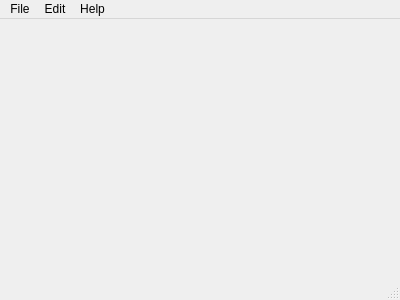
<?xml version="1.0" encoding="UTF-8"?>
<ui version="4.0">
 <class>MainWindow</class>
 <widget class="QMainWindow" name="MainWindow">
  <property name="geometry">
   <rect>
    <x>0</x>
    <y>0</y>
    <width>400</width>
    <height>300</height>
   </rect>
  </property>
  <property name="windowTitle">
   <string>nutmeg</string>
  </property>
  <widget class="QWidget" name="centralWidget"/>
  <widget class="QMenuBar" name="menuBar">
   <property name="geometry">
    <rect>
     <x>0</x>
     <y>0</y>
     <width>400</width>
     <height>23</height>
    </rect>
   </property>
   <widget class="QMenu" name="menuFile">
    <property name="title">
     <string>File</string>
    </property>
    <widget class="QMenu" name="menuExport">
     <property name="title">
      <string>Export As</string>
     </property>
     <addaction name="actionEGG_Text"/>
     <addaction name="actionTo_FITCH"/>
     <addaction name="actionTo_PEGASUS"/>
    </widget>
    <addaction name="actionOpen"/>
    <addaction name="actionSave_Project"/>
    <addaction name="separator"/>
    <addaction name="actionImport_Lemma"/>
    <addaction name="menuExport"/>
    <addaction name="separator"/>
    <addaction name="actionExit"/>
   </widget>
   <widget class="QMenu" name="menuEdit">
    <property name="title">
     <string>Edit</string>
    </property>
    <addaction name="actionUndo"/>
    <addaction name="actionRedo"/>
    <addaction name="separator"/>
    <addaction name="actionOptions"/>
   </widget>
   <widget class="QMenu" name="menuHelp">
    <property name="title">
     <string>Help</string>
    </property>
    <addaction name="actionAbout"/>
   </widget>
   <addaction name="menuFile"/>
   <addaction name="menuEdit"/>
   <addaction name="menuHelp"/>
  </widget>
  <widget class="QStatusBar" name="statusBar"/>
  <action name="actionUndo">
   <property name="enabled">
    <bool>false</bool>
   </property>
   <property name="text">
    <string>Undo</string>
   </property>
  </action>
  <action name="actionRedo">
   <property name="enabled">
    <bool>false</bool>
   </property>
   <property name="text">
    <string>Redo</string>
   </property>
  </action>
  <action name="actionOptions">
   <property name="enabled">
    <bool>false</bool>
   </property>
   <property name="text">
    <string>Options</string>
   </property>
  </action>
  <action name="actionOpen">
   <property name="enabled">
    <bool>false</bool>
   </property>
   <property name="text">
    <string>Open Project</string>
   </property>
  </action>
  <action name="actionSave_Project">
   <property name="enabled">
    <bool>false</bool>
   </property>
   <property name="text">
    <string>Save Project</string>
   </property>
  </action>
  <action name="actionImport_Lemma">
   <property name="enabled">
    <bool>false</bool>
   </property>
   <property name="text">
    <string>Import Lemma</string>
   </property>
  </action>
  <action name="actionTo_PEGASUS">
   <property name="enabled">
    <bool>false</bool>
   </property>
   <property name="text">
    <string>PEGASUS</string>
   </property>
  </action>
  <action name="actionTo_FITCH">
   <property name="enabled">
    <bool>false</bool>
   </property>
   <property name="text">
    <string>F (Fitch)</string>
   </property>
  </action>
  <action name="actionTo_Text_File">
   <property name="text">
    <string>Text File</string>
   </property>
  </action>
  <action name="actionEGG_Text">
   <property name="enabled">
    <bool>false</bool>
   </property>
   <property name="text">
    <string>EGG (Text)</string>
   </property>
  </action>
  <action name="actionExit">
   <property name="enabled">
    <bool>false</bool>
   </property>
   <property name="text">
    <string>Exit</string>
   </property>
  </action>
  <action name="actionAbout">
   <property name="enabled">
    <bool>false</bool>
   </property>
   <property name="text">
    <string>About</string>
   </property>
  </action>
 </widget>
 <layoutdefault spacing="6" margin="11"/>
 <resources/>
 <connections/>
</ui>
